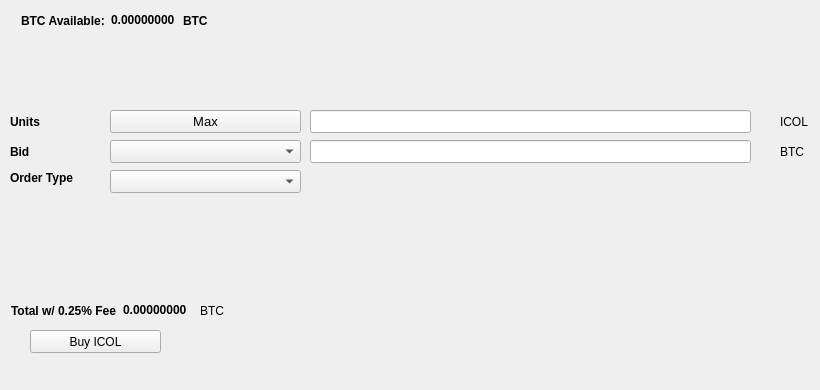
   <widget class="QWidget" name="BuyTab">
    <attribute name="title">
     <string>Buy</string>
    </attribute>
    <widget class="QPushButton" name="BuyICOL">
     <property name="geometry">
      <rect>
       <x>30</x>
       <y>330</y>
       <width>131</width>
       <height>23</height>
      </rect>
     </property>
     <property name="text">
      <string>Buy ICOL</string>
     </property>
     <property name="icon">
      <iconset resource="../icolcoin.qrc">
       <normaloff>:/icons/bitcoin</normaloff>:/icons/bitcoin</iconset>
     </property>
    </widget>
    <widget class="QLabel" name="label_3">
     <property name="geometry">
      <rect>
       <x>10</x>
       <y>110</y>
       <width>46</width>
       <height>23</height>
      </rect>
     </property>
     <property name="font">
      <font>
       <weight>75</weight>
       <bold>true</bold>
      </font>
     </property>
     <property name="text">
      <string>Units</string>
     </property>
    </widget>
    <widget class="QLineEdit" name="UnitsInput">
     <property name="geometry">
      <rect>
       <x>310</x>
       <y>110</y>
       <width>441</width>
       <height>23</height>
      </rect>
     </property>
     <property name="font">
      <font>
       <pointsize>9</pointsize>
       <weight>75</weight>
       <bold>true</bold>
      </font>
     </property>
    </widget>
    <widget class="QLineEdit" name="BuyBidPriceEdit">
     <property name="geometry">
      <rect>
       <x>310</x>
       <y>140</y>
       <width>441</width>
       <height>23</height>
      </rect>
     </property>
     <property name="font">
      <font>
       <pointsize>9</pointsize>
       <weight>75</weight>
       <bold>true</bold>
      </font>
     </property>
    </widget>
    <widget class="QLabel" name="label_4">
     <property name="geometry">
      <rect>
       <x>780</x>
       <y>110</y>
       <width>31</width>
       <height>23</height>
      </rect>
     </property>
     <property name="text">
      <string>ICOL</string>
     </property>
    </widget>
    <widget class="QLabel" name="label_5">
     <property name="geometry">
      <rect>
       <x>780</x>
       <y>140</y>
       <width>31</width>
       <height>23</height>
      </rect>
     </property>
     <property name="text">
      <string>BTC</string>
     </property>
    </widget>
    <widget class="QLabel" name="label_6">
     <property name="geometry">
      <rect>
       <x>10</x>
       <y>140</y>
       <width>46</width>
       <height>23</height>
      </rect>
     </property>
     <property name="font">
      <font>
       <weight>75</weight>
       <bold>true</bold>
      </font>
     </property>
     <property name="text">
      <string>Bid</string>
     </property>
    </widget>
    <widget class="QLabel" name="label_7">
     <property name="geometry">
      <rect>
       <x>10</x>
       <y>170</y>
       <width>91</width>
       <height>16</height>
      </rect>
     </property>
     <property name="font">
      <font>
       <weight>75</weight>
       <bold>true</bold>
      </font>
     </property>
     <property name="text">
      <string>Order Type</string>
     </property>
    </widget>
    <widget class="QPushButton" name="Buy_Max_Amount">
     <property name="geometry">
      <rect>
       <x>110</x>
       <y>110</y>
       <width>191</width>
       <height>23</height>
      </rect>
     </property>
     <property name="font">
      <font>
       <pointsize>10</pointsize>
      </font>
     </property>
     <property name="text">
      <string>Max</string>
     </property>
    </widget>
    <widget class="QComboBox" name="BuyBidcomboBox">
     <property name="geometry">
      <rect>
       <x>110</x>
       <y>140</y>
       <width>191</width>
       <height>23</height>
      </rect>
     </property>
     <property name="font">
      <font>
       <pointsize>10</pointsize>
      </font>
     </property>
    </widget>
    <widget class="QComboBox" name="buyOrdertypeCombo">
     <property name="geometry">
      <rect>
       <x>110</x>
       <y>170</y>
       <width>191</width>
       <height>23</height>
      </rect>
     </property>
     <property name="font">
      <font>
       <pointsize>10</pointsize>
      </font>
     </property>
    </widget>
    <widget class="QWidget" name="layoutWidget1">
     <property name="geometry">
      <rect>
       <x>21</x>
       <y>11</y>
       <width>227</width>
       <height>19</height>
      </rect>
     </property>
     <layout class="QHBoxLayout" name="horizontalLayout_3">
      <item>
       <widget class="QLabel" name="label232">
        <property name="font">
         <font>
          <weight>75</weight>
          <bold>true</bold>
         </font>
        </property>
        <property name="text">
         <string>BTC Available:</string>
        </property>
       </widget>
      </item>
      <item>
       <widget class="QLabel" name="BtcAvailableLbl">
        <property name="palette">
         <palette>
          <active>
           <colorrole role="WindowText">
            <brush brushstyle="SolidPattern">
             <color alpha="255">
              <red>0</red>
              <green>0</green>
              <blue>0</blue>
             </color>
            </brush>
           </colorrole>
           <colorrole role="Button">
            <brush brushstyle="SolidPattern">
             <color alpha="255">
              <red>0</red>
              <green>170</green>
              <blue>0</blue>
             </color>
            </brush>
           </colorrole>
           <colorrole role="Light">
            <brush brushstyle="SolidPattern">
             <color alpha="255">
              <red>0</red>
              <green>255</green>
              <blue>0</blue>
             </color>
            </brush>
           </colorrole>
           <colorrole role="Midlight">
            <brush brushstyle="SolidPattern">
             <color alpha="255">
              <red>0</red>
              <green>212</green>
              <blue>0</blue>
             </color>
            </brush>
           </colorrole>
           <colorrole role="Dark">
            <brush brushstyle="SolidPattern">
             <color alpha="255">
              <red>0</red>
              <green>85</green>
              <blue>0</blue>
             </color>
            </brush>
           </colorrole>
           <colorrole role="Mid">
            <brush brushstyle="SolidPattern">
             <color alpha="255">
              <red>0</red>
              <green>113</green>
              <blue>0</blue>
             </color>
            </brush>
           </colorrole>
           <colorrole role="Text">
            <brush brushstyle="SolidPattern">
             <color alpha="255">
              <red>0</red>
              <green>170</green>
              <blue>0</blue>
             </color>
            </brush>
           </colorrole>
           <colorrole role="BrightText">
            <brush brushstyle="SolidPattern">
             <color alpha="255">
              <red>255</red>
              <green>255</green>
              <blue>255</blue>
             </color>
            </brush>
           </colorrole>
           <colorrole role="ButtonText">
            <brush brushstyle="SolidPattern">
             <color alpha="255">
              <red>0</red>
              <green>0</green>
              <blue>0</blue>
             </color>
            </brush>
           </colorrole>
           <colorrole role="Base">
            <brush brushstyle="SolidPattern">
             <color alpha="255">
              <red>255</red>
              <green>255</green>
              <blue>255</blue>
             </color>
            </brush>
           </colorrole>
           <colorrole role="Window">
            <brush brushstyle="SolidPattern">
             <color alpha="255">
              <red>0</red>
              <green>170</green>
              <blue>0</blue>
             </color>
            </brush>
           </colorrole>
           <colorrole role="Shadow">
            <brush brushstyle="SolidPattern">
             <color alpha="255">
              <red>0</red>
              <green>0</green>
              <blue>0</blue>
             </color>
            </brush>
           </colorrole>
           <colorrole role="AlternateBase">
            <brush brushstyle="SolidPattern">
             <color alpha="255">
              <red>127</red>
              <green>212</green>
              <blue>127</blue>
             </color>
            </brush>
           </colorrole>
           <colorrole role="ToolTipBase">
            <brush brushstyle="SolidPattern">
             <color alpha="255">
              <red>255</red>
              <green>255</green>
              <blue>220</blue>
             </color>
            </brush>
           </colorrole>
           <colorrole role="ToolTipText">
            <brush brushstyle="SolidPattern">
             <color alpha="255">
              <red>0</red>
              <green>0</green>
              <blue>0</blue>
             </color>
            </brush>
           </colorrole>
          </active>
          <inactive>
           <colorrole role="WindowText">
            <brush brushstyle="SolidPattern">
             <color alpha="255">
              <red>0</red>
              <green>0</green>
              <blue>0</blue>
             </color>
            </brush>
           </colorrole>
           <colorrole role="Button">
            <brush brushstyle="SolidPattern">
             <color alpha="255">
              <red>0</red>
              <green>170</green>
              <blue>0</blue>
             </color>
            </brush>
           </colorrole>
           <colorrole role="Light">
            <brush brushstyle="SolidPattern">
             <color alpha="255">
              <red>0</red>
              <green>255</green>
              <blue>0</blue>
             </color>
            </brush>
           </colorrole>
           <colorrole role="Midlight">
            <brush brushstyle="SolidPattern">
             <color alpha="255">
              <red>0</red>
              <green>212</green>
              <blue>0</blue>
             </color>
            </brush>
           </colorrole>
           <colorrole role="Dark">
            <brush brushstyle="SolidPattern">
             <color alpha="255">
              <red>0</red>
              <green>85</green>
              <blue>0</blue>
             </color>
            </brush>
           </colorrole>
           <colorrole role="Mid">
            <brush brushstyle="SolidPattern">
             <color alpha="255">
              <red>0</red>
              <green>113</green>
              <blue>0</blue>
             </color>
            </brush>
           </colorrole>
           <colorrole role="Text">
            <brush brushstyle="SolidPattern">
             <color alpha="255">
              <red>0</red>
              <green>170</green>
              <blue>0</blue>
             </color>
            </brush>
           </colorrole>
           <colorrole role="BrightText">
            <brush brushstyle="SolidPattern">
             <color alpha="255">
              <red>255</red>
              <green>255</green>
              <blue>255</blue>
             </color>
            </brush>
           </colorrole>
           <colorrole role="ButtonText">
            <brush brushstyle="SolidPattern">
             <color alpha="255">
              <red>0</red>
              <green>0</green>
              <blue>0</blue>
             </color>
            </brush>
           </colorrole>
           <colorrole role="Base">
            <brush brushstyle="SolidPattern">
             <color alpha="255">
              <red>255</red>
              <green>255</green>
              <blue>255</blue>
             </color>
            </brush>
           </colorrole>
           <colorrole role="Window">
            <brush brushstyle="SolidPattern">
             <color alpha="255">
              <red>0</red>
              <green>170</green>
              <blue>0</blue>
             </color>
            </brush>
           </colorrole>
           <colorrole role="Shadow">
            <brush brushstyle="SolidPattern">
             <color alpha="255">
              <red>0</red>
              <green>0</green>
              <blue>0</blue>
             </color>
            </brush>
           </colorrole>
           <colorrole role="AlternateBase">
            <brush brushstyle="SolidPattern">
             <color alpha="255">
              <red>127</red>
              <green>212</green>
              <blue>127</blue>
             </color>
            </brush>
           </colorrole>
           <colorrole role="ToolTipBase">
            <brush brushstyle="SolidPattern">
             <color alpha="255">
              <red>255</red>
              <green>255</green>
              <blue>220</blue>
             </color>
            </brush>
           </colorrole>
           <colorrole role="ToolTipText">
            <brush brushstyle="SolidPattern">
             <color alpha="255">
              <red>0</red>
              <green>0</green>
              <blue>0</blue>
             </color>
            </brush>
           </colorrole>
          </inactive>
          <disabled>
           <colorrole role="WindowText">
            <brush brushstyle="SolidPattern">
             <color alpha="255">
              <red>0</red>
              <green>85</green>
              <blue>0</blue>
             </color>
            </brush>
           </colorrole>
           <colorrole role="Button">
            <brush brushstyle="SolidPattern">
             <color alpha="255">
              <red>0</red>
              <green>170</green>
              <blue>0</blue>
             </color>
            </brush>
           </colorrole>
           <colorrole role="Light">
            <brush brushstyle="SolidPattern">
             <color alpha="255">
              <red>0</red>
              <green>255</green>
              <blue>0</blue>
             </color>
            </brush>
           </colorrole>
           <colorrole role="Midlight">
            <brush brushstyle="SolidPattern">
             <color alpha="255">
              <red>0</red>
              <green>212</green>
              <blue>0</blue>
             </color>
            </brush>
           </colorrole>
           <colorrole role="Dark">
            <brush brushstyle="SolidPattern">
             <color alpha="255">
              <red>0</red>
              <green>85</green>
              <blue>0</blue>
             </color>
            </brush>
           </colorrole>
           <colorrole role="Mid">
            <brush brushstyle="SolidPattern">
             <color alpha="255">
              <red>0</red>
              <green>113</green>
              <blue>0</blue>
             </color>
            </brush>
           </colorrole>
           <colorrole role="Text">
            <brush brushstyle="SolidPattern">
             <color alpha="255">
              <red>0</red>
              <green>85</green>
              <blue>0</blue>
             </color>
            </brush>
           </colorrole>
           <colorrole role="BrightText">
            <brush brushstyle="SolidPattern">
             <color alpha="255">
              <red>255</red>
              <green>255</green>
              <blue>255</blue>
             </color>
            </brush>
           </colorrole>
           <colorrole role="ButtonText">
            <brush brushstyle="SolidPattern">
             <color alpha="255">
              <red>0</red>
              <green>85</green>
              <blue>0</blue>
             </color>
            </brush>
           </colorrole>
           <colorrole role="Base">
            <brush brushstyle="SolidPattern">
             <color alpha="255">
              <red>0</red>
              <green>170</green>
              <blue>0</blue>
             </color>
            </brush>
           </colorrole>
           <colorrole role="Window">
            <brush brushstyle="SolidPattern">
             <color alpha="255">
              <red>0</red>
              <green>170</green>
              <blue>0</blue>
             </color>
            </brush>
           </colorrole>
           <colorrole role="Shadow">
            <brush brushstyle="SolidPattern">
             <color alpha="255">
              <red>0</red>
              <green>0</green>
              <blue>0</blue>
             </color>
            </brush>
           </colorrole>
           <colorrole role="AlternateBase">
            <brush brushstyle="SolidPattern">
             <color alpha="255">
              <red>0</red>
              <green>170</green>
              <blue>0</blue>
             </color>
            </brush>
           </colorrole>
           <colorrole role="ToolTipBase">
            <brush brushstyle="SolidPattern">
             <color alpha="255">
              <red>255</red>
              <green>255</green>
              <blue>220</blue>
             </color>
            </brush>
           </colorrole>
           <colorrole role="ToolTipText">
            <brush brushstyle="SolidPattern">
             <color alpha="255">
              <red>0</red>
              <green>0</green>
              <blue>0</blue>
             </color>
            </brush>
           </colorrole>
          </disabled>
         </palette>
        </property>
        <property name="font">
         <font>
          <weight>75</weight>
          <bold>true</bold>
         </font>
        </property>
        <property name="text">
         <string>0.00000000</string>
        </property>
        <property name="textInteractionFlags">
         <set>Qt::LinksAccessibleByMouse|Qt::TextSelectableByKeyboard|Qt::TextSelectableByMouse</set>
        </property>
       </widget>
      </item>
      <item>
       <widget class="QLabel" name="BtcAvailableLbl_2">
        <property name="font">
         <font>
          <weight>75</weight>
          <bold>true</bold>
         </font>
        </property>
        <property name="text">
         <string>BTC</string>
        </property>
       </widget>
      </item>
     </layout>
    </widget>
    <widget class="QWidget" name="layoutWidge2">
     <property name="geometry">
      <rect>
       <x>11</x>
       <y>301</y>
       <width>259</width>
       <height>19</height>
      </rect>
     </property>
     <layout class="QHBoxLayout" name="horizontalLayout_4">
      <item>
       <widget class="QLabel" name="label_9">
        <property name="font">
         <font>
          <weight>75</weight>
          <bold>true</bold>
         </font>
        </property>
        <property name="text">
         <string>Total w/ 0.25% Fee</string>
        </property>
       </widget>
      </item>
      <item>
       <widget class="QLabel" name="BuyCostLabel">
        <property name="palette">
         <palette>
          <active>
           <colorrole role="WindowText">
            <brush brushstyle="SolidPattern">
             <color alpha="255">
              <red>0</red>
              <green>0</green>
              <blue>0</blue>
             </color>
            </brush>
           </colorrole>
           <colorrole role="Button">
            <brush brushstyle="SolidPattern">
             <color alpha="255">
              <red>0</red>
              <green>170</green>
              <blue>0</blue>
             </color>
            </brush>
           </colorrole>
           <colorrole role="Light">
            <brush brushstyle="SolidPattern">
             <color alpha="255">
              <red>0</red>
              <green>255</green>
              <blue>0</blue>
             </color>
            </brush>
           </colorrole>
           <colorrole role="Midlight">
            <brush brushstyle="SolidPattern">
             <color alpha="255">
              <red>0</red>
              <green>212</green>
              <blue>0</blue>
             </color>
            </brush>
           </colorrole>
           <colorrole role="Dark">
            <brush brushstyle="SolidPattern">
             <color alpha="255">
              <red>0</red>
              <green>85</green>
              <blue>0</blue>
             </color>
            </brush>
           </colorrole>
           <colorrole role="Mid">
            <brush brushstyle="SolidPattern">
             <color alpha="255">
              <red>0</red>
              <green>113</green>
              <blue>0</blue>
             </color>
            </brush>
           </colorrole>
           <colorrole role="Text">
            <brush brushstyle="SolidPattern">
             <color alpha="255">
              <red>0</red>
              <green>170</green>
              <blue>0</blue>
             </color>
            </brush>
           </colorrole>
           <colorrole role="BrightText">
            <brush brushstyle="SolidPattern">
             <color alpha="255">
              <red>255</red>
              <green>255</green>
              <blue>255</blue>
             </color>
            </brush>
           </colorrole>
           <colorrole role="ButtonText">
            <brush brushstyle="SolidPattern">
             <color alpha="255">
              <red>0</red>
              <green>0</green>
              <blue>0</blue>
             </color>
            </brush>
           </colorrole>
           <colorrole role="Base">
            <brush brushstyle="SolidPattern">
             <color alpha="255">
              <red>255</red>
              <green>255</green>
              <blue>255</blue>
             </color>
            </brush>
           </colorrole>
           <colorrole role="Window">
            <brush brushstyle="SolidPattern">
             <color alpha="255">
              <red>0</red>
              <green>170</green>
              <blue>0</blue>
             </color>
            </brush>
           </colorrole>
           <colorrole role="Shadow">
            <brush brushstyle="SolidPattern">
             <color alpha="255">
              <red>0</red>
              <green>0</green>
              <blue>0</blue>
             </color>
            </brush>
           </colorrole>
           <colorrole role="AlternateBase">
            <brush brushstyle="SolidPattern">
             <color alpha="255">
              <red>127</red>
              <green>212</green>
              <blue>127</blue>
             </color>
            </brush>
           </colorrole>
           <colorrole role="ToolTipBase">
            <brush brushstyle="SolidPattern">
             <color alpha="255">
              <red>255</red>
              <green>255</green>
              <blue>220</blue>
             </color>
            </brush>
           </colorrole>
           <colorrole role="ToolTipText">
            <brush brushstyle="SolidPattern">
             <color alpha="255">
              <red>0</red>
              <green>0</green>
              <blue>0</blue>
             </color>
            </brush>
           </colorrole>
          </active>
          <inactive>
           <colorrole role="WindowText">
            <brush brushstyle="SolidPattern">
             <color alpha="255">
              <red>0</red>
              <green>0</green>
              <blue>0</blue>
             </color>
            </brush>
           </colorrole>
           <colorrole role="Button">
            <brush brushstyle="SolidPattern">
             <color alpha="255">
              <red>0</red>
              <green>170</green>
              <blue>0</blue>
             </color>
            </brush>
           </colorrole>
           <colorrole role="Light">
            <brush brushstyle="SolidPattern">
             <color alpha="255">
              <red>0</red>
              <green>255</green>
              <blue>0</blue>
             </color>
            </brush>
           </colorrole>
           <colorrole role="Midlight">
            <brush brushstyle="SolidPattern">
             <color alpha="255">
              <red>0</red>
              <green>212</green>
              <blue>0</blue>
             </color>
            </brush>
           </colorrole>
           <colorrole role="Dark">
            <brush brushstyle="SolidPattern">
             <color alpha="255">
              <red>0</red>
              <green>85</green>
              <blue>0</blue>
             </color>
            </brush>
           </colorrole>
           <colorrole role="Mid">
            <brush brushstyle="SolidPattern">
             <color alpha="255">
              <red>0</red>
              <green>113</green>
              <blue>0</blue>
             </color>
            </brush>
           </colorrole>
           <colorrole role="Text">
            <brush brushstyle="SolidPattern">
             <color alpha="255">
              <red>0</red>
              <green>170</green>
              <blue>0</blue>
             </color>
            </brush>
           </colorrole>
           <colorrole role="BrightText">
            <brush brushstyle="SolidPattern">
             <color alpha="255">
              <red>255</red>
              <green>255</green>
              <blue>255</blue>
             </color>
            </brush>
           </colorrole>
           <colorrole role="ButtonText">
            <brush brushstyle="SolidPattern">
             <color alpha="255">
              <red>0</red>
              <green>0</green>
              <blue>0</blue>
             </color>
            </brush>
           </colorrole>
           <colorrole role="Base">
            <brush brushstyle="SolidPattern">
             <color alpha="255">
              <red>255</red>
              <green>255</green>
              <blue>255</blue>
             </color>
            </brush>
           </colorrole>
           <colorrole role="Window">
            <brush brushstyle="SolidPattern">
             <color alpha="255">
              <red>0</red>
              <green>170</green>
              <blue>0</blue>
             </color>
            </brush>
           </colorrole>
           <colorrole role="Shadow">
            <brush brushstyle="SolidPattern">
             <color alpha="255">
              <red>0</red>
              <green>0</green>
              <blue>0</blue>
             </color>
            </brush>
           </colorrole>
           <colorrole role="AlternateBase">
            <brush brushstyle="SolidPattern">
             <color alpha="255">
              <red>127</red>
              <green>212</green>
              <blue>127</blue>
             </color>
            </brush>
           </colorrole>
           <colorrole role="ToolTipBase">
            <brush brushstyle="SolidPattern">
             <color alpha="255">
              <red>255</red>
              <green>255</green>
              <blue>220</blue>
             </color>
            </brush>
           </colorrole>
           <colorrole role="ToolTipText">
            <brush brushstyle="SolidPattern">
             <color alpha="255">
              <red>0</red>
              <green>0</green>
              <blue>0</blue>
             </color>
            </brush>
           </colorrole>
          </inactive>
          <disabled>
           <colorrole role="WindowText">
            <brush brushstyle="SolidPattern">
             <color alpha="255">
              <red>0</red>
              <green>85</green>
              <blue>0</blue>
             </color>
            </brush>
           </colorrole>
           <colorrole role="Button">
            <brush brushstyle="SolidPattern">
             <color alpha="255">
              <red>0</red>
              <green>170</green>
              <blue>0</blue>
             </color>
            </brush>
           </colorrole>
           <colorrole role="Light">
            <brush brushstyle="SolidPattern">
             <color alpha="255">
              <red>0</red>
              <green>255</green>
              <blue>0</blue>
             </color>
            </brush>
           </colorrole>
           <colorrole role="Midlight">
            <brush brushstyle="SolidPattern">
             <color alpha="255">
              <red>0</red>
              <green>212</green>
              <blue>0</blue>
             </color>
            </brush>
           </colorrole>
           <colorrole role="Dark">
            <brush brushstyle="SolidPattern">
             <color alpha="255">
              <red>0</red>
              <green>85</green>
              <blue>0</blue>
             </color>
            </brush>
           </colorrole>
           <colorrole role="Mid">
            <brush brushstyle="SolidPattern">
             <color alpha="255">
              <red>0</red>
              <green>113</green>
              <blue>0</blue>
             </color>
            </brush>
           </colorrole>
           <colorrole role="Text">
            <brush brushstyle="SolidPattern">
             <color alpha="255">
              <red>0</red>
              <green>85</green>
              <blue>0</blue>
             </color>
            </brush>
           </colorrole>
           <colorrole role="BrightText">
            <brush brushstyle="SolidPattern">
             <color alpha="255">
              <red>255</red>
              <green>255</green>
              <blue>255</blue>
             </color>
            </brush>
           </colorrole>
           <colorrole role="ButtonText">
            <brush brushstyle="SolidPattern">
             <color alpha="255">
              <red>0</red>
              <green>85</green>
              <blue>0</blue>
             </color>
            </brush>
           </colorrole>
           <colorrole role="Base">
            <brush brushstyle="SolidPattern">
             <color alpha="255">
              <red>0</red>
              <green>170</green>
              <blue>0</blue>
             </color>
            </brush>
           </colorrole>
           <colorrole role="Window">
            <brush brushstyle="SolidPattern">
             <color alpha="255">
              <red>0</red>
              <green>170</green>
              <blue>0</blue>
             </color>
            </brush>
           </colorrole>
           <colorrole role="Shadow">
            <brush brushstyle="SolidPattern">
             <color alpha="255">
              <red>0</red>
              <green>0</green>
              <blue>0</blue>
             </color>
            </brush>
           </colorrole>
           <colorrole role="AlternateBase">
            <brush brushstyle="SolidPattern">
             <color alpha="255">
              <red>0</red>
              <green>170</green>
              <blue>0</blue>
             </color>
            </brush>
           </colorrole>
           <colorrole role="ToolTipBase">
            <brush brushstyle="SolidPattern">
             <color alpha="255">
              <red>255</red>
              <green>255</green>
              <blue>220</blue>
             </color>
            </brush>
           </colorrole>
           <colorrole role="ToolTipText">
            <brush brushstyle="SolidPattern">
             <color alpha="255">
              <red>0</red>
              <green>0</green>
              <blue>0</blue>
             </color>
            </brush>
           </colorrole>
          </disabled>
         </palette>
        </property>
        <property name="font">
         <font>
          <weight>75</weight>
          <bold>true</bold>
         </font>
        </property>
        <property name="autoFillBackground">
         <bool>false</bool>
        </property>
        <property name="text">
         <string>0.00000000</string>
        </property>
        <property name="textInteractionFlags">
         <set>Qt::LinksAccessibleByMouse|Qt::TextSelectableByMouse</set>
        </property>
       </widget>
      </item>
      <item>
       <widget class="QLabel" name="label_10">
        <property name="font">
         <font>
          <weight>50</weight>
          <bold>false</bold>
         </font>
        </property>
        <property name="text">
         <string>BTC</string>
        </property>
       </widget>
      </item>
     </layout>
    </widget>
    <widget class="QLabel" name="label_24">
     <property name="geometry">
      <rect>
       <x>460</x>
       <y>300</y>
       <width>281</width>
       <height>81</height>
      </rect>
     </property>
     <property name="text">
      <string/>
     </property>
     <property name="pixmap">
      <pixmap>:/images/bittrex</pixmap>
     </property>
    </widget>
   </widget>
